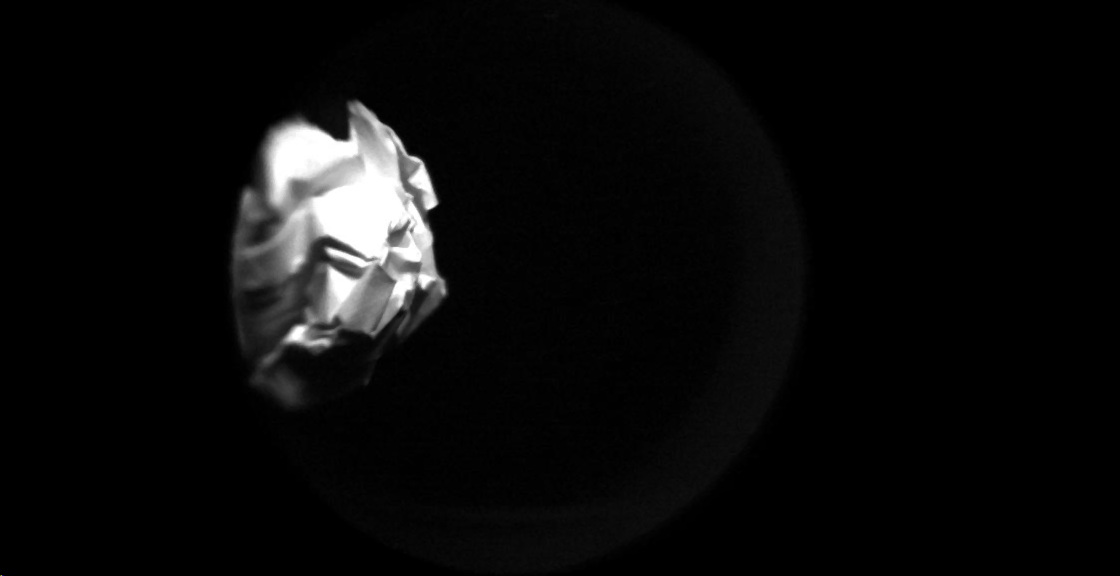
%> input picture 123.png, 1120 x 576 px
$ octave untitled.m   (GNU Octave 9; MATLAB toolbox functions it lacks are replaced by stand-ins)
%> lines starting %> are read from the running program, lines starting %| are printed output that depends on the picture; in (x1, y1, x2, y2) boxes, pixels count from 0 and x2, y2 are one past the last pixel; in counts of white or black regions, pixels touching at a corner belong together; the program's own positions count from 1
clc
clear
close all

% 读取图像


% 读取图像
img = imread('123.png');
%> img is the input picture: size 576x1120x3 uint8; mean R, G, B 11.1, 11.1, 11.1
if size(img, 3) == 3  % 检查是否为彩色图像
    img_gray = rgb2gray(img);
else
    img_gray = img;
end


my_horizontal_sobel = [-1 -2 -1; 0 0 0; 1 2 1];
my_vertical_sobel = [-1 0 1; -2 0 2; -1 0 1];


result_image = img_gray;
result_image2 = img_gray;
% 使用Sobel算子进行边缘检测
sobel_x = imfilter(double(img_gray), [-1 -3 -1; 0 0 0; 1 2 1]);
sobel_y = imfilter(double(img_gray), [-1 0 1; -2 0 2; -1 0 1]);


%sobel_x = imfilter(double(img_gray), fspecial('sobel')');
%sobel_y = imfilter(double(img_gray), fspecial('sobel'));

% 计算梯度幅度
gradient_magnitude = sqrt(sobel_x.^2 + sobel_y.^2);

% 二值化梯度图像
threshold_value = 10;
binary_image = imbinarize(gradient_magnitude, threshold_value);
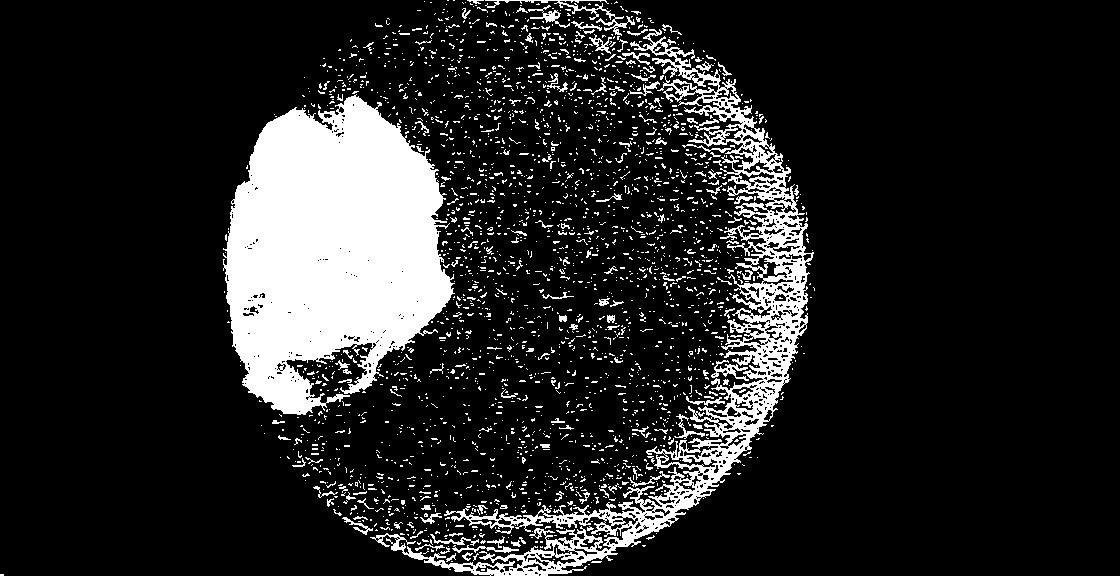
%> binary_image: size 576x1120 logical; 14.5% white; 2500 white regions (2329 under 20 px)
imshow(binary_image);
% 查找连通域
BW = bwboundaries(binary_image, 'noholes');
%> BW = 2500 boundaries; largest, box (x1, y1, x2, y2) and points: (370, 29, 814, 576) 7315, (223, 94, 455, 415) 1791, (485, 0, 635, 36) 680, (711, 360, 749, 381) 179, (528, 5, 570, 28) 165

%imshow(binary_image)

% 使用bwlabel标记所有连通的白色区域
[L, num] = bwlabel(binary_image, 8);
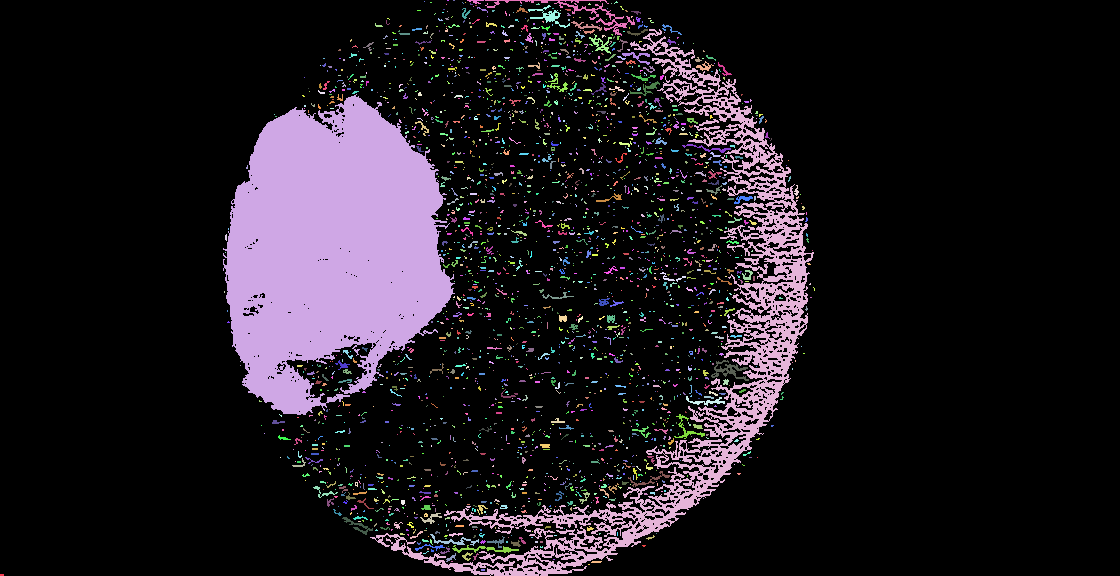
%> L: size 576x1120 double; 2501 distinct labels, from 0 to 2500; one colour per label, 0 black
%> num = 2500

% 使用regionprops来获取每个区域的面积和边界
stats = regionprops(L, 'Area', 'BoundingBox');
%> stats = 2500 regions; largest, box (x1, y1, x2, y2) and Area: (223, 94, 455, 415) 50152, (370, 29, 814, 576) 24088, (485, 0, 635, 36) 645, (711, 360, 749, 381) 262, (528, 5, 570, 28) 234

% 找到面积最大的区域
maxArea = 0;
idx = 0;
for i = 1:num
    if stats(i).Area > maxArea
        maxArea = stats(i).Area;
        idx = i;
    end
end
%> this loop made 2500 passes
%> (maxArea, idx) on pass 2: (50152, 2)

% 用红色框围绕最大的区域
result_image = insertShape(img_gray, 'Rectangle', stats(idx).BoundingBox, 'Color', 'red', 'LineWidth', 2);

% 显示结果
imshow(result_image);
%title('Largest Area Bounded by Red Line');

roi = imcrop(result_image2, stats(idx).BoundingBox);
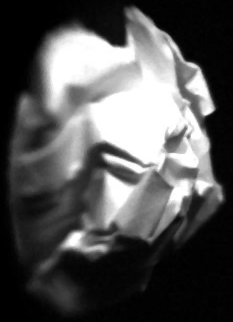
%> roi: size 322x233 uint8; min 0, max 255, mean 83.8
% 定义高斯滤波器参数
sigma = 1;  % 标准差，调整此值可以改变滤波器的强度

% 使用imgaussfilt函数平滑roi
smoothed_roi = imgaussfilt(roi, sigma);

% 或使用fspecial和imfilter
% h = fspecial('gaussian', [5 5], sigma);
% smoothed_roi = imfilter(roi, h);
threshold_value_roi = 15;  % 调整这个值以获取最佳的二值化效果
sobel_x = imfilter(double(smoothed_roi), 2*[-1 -2 -1; 0 0 0; 1 2 1]);
%> sobel_x: size 322x233 double
sobel_y = imfilter(double(smoothed_roi), [-1 0 1; -2 0 2; -1 0 1]);
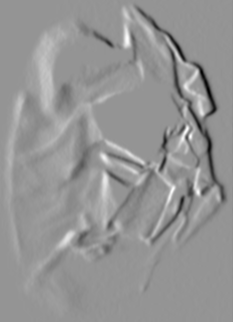
%> sobel_y: size 322x233 double; min -427, max 306, mean 0; drawn with min black and max white

%sobel_x = imfilter(double(img_gray), fspecial('sobel')');
%sobel_y = imfilter(double(img_gray), fspecial('sobel'));

% 1. 定义滤波器核


% 2. 应用滤波器
%gradient_45 = imfilter(double(smoothed_roi), diagonal_45);
gradient_magnitude = sqrt(sobel_x.^2 + sobel_y.^2);
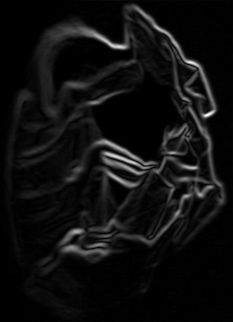
%> gradient_magnitude: size 322x233 double; min 0, max 995.1, mean 59.6; drawn with min black and max white

% 3. 二值化
threshold_value = 10;  % 您可以调整此阈值以获得最佳结果
%binary_image_roi = imbinarize(abs(gradient_45), threshold_value);
binary_image_roi = imbinarize(gradient_magnitude, threshold_value_roi);
%> binary_image_roi: size 322x233 logical; 53.4% white; 232 black regions (198 under 20 px), largest, box (x1, y1, x2, y2) and area: (58, 0, 233, 322) 17247, (0, 0, 122, 322) 9310, (93, 72, 179, 160) 4139

% 显示ROI的二值化图像
figure;
imshow(binary_image_roi);
%title('Binarized ROI');
% 使用闭操作修复小空隙
se = strel('disk', 4);
roi_closed = imclose(binary_image_roi, se);
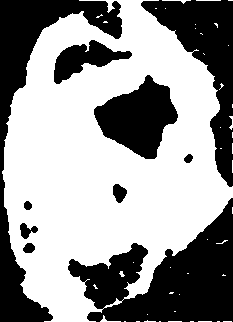
%> roi_closed: size 322x233 logical; 59% white; 10 black regions, largest, box (x1, y1, x2, y2) and area: (68, 198, 233, 322) 10492, (0, 0, 122, 322) 8111, (141, 0, 233, 187) 5971
CC_roi = bwconncomp(roi_closed);
%> CC_roi = 45 connected components

% 获取各连通域的像素数量
numPixels = cellfun(@numel, CC_roi.PixelIdxList);
%> numPixels = 45 values, max 43934 at index 1, min 1 at index 8, mean 984.4

% 找到像素数量最多的连通域
[~, idxLargest] = max(numPixels);
%> idxLargest = 1

% 创建一个新的二值图像，其中只有最大连通域是白色的
roi_largest = false(size(binary_image_roi));
roi_largest(CC_roi.PixelIdxList{idxLargest}) = true;
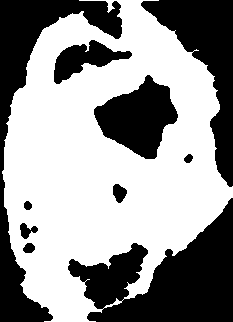
%> roi_largest: size 322x233 logical; 58.6% white; 10 black regions, largest, box (x1, y1, x2, y2) and area: (68, 198, 233, 322) 10672, (0, 0, 122, 322) 8129, (141, 0, 233, 187) 6136

% 获取最大连通域的边界
B = bwboundaries(roi_largest);
%> B = 9 boundaries; largest, box (x1, y1, x2, y2) and points: (2, 0, 233, 322) 1082, (68, 243, 148, 309) 245, (94, 75, 178, 159) 236, (54, 40, 132, 84) 202, (20, 223, 38, 239) 52
largest_contour_roi = B{1};
%> largest_contour_roi = 1082 rows, first 12: [172 3; 171 4; 170 5; 169 5; 168 5; 167 5; 166 5; 165 5; 164 5; 163 5; 162 5; 161 5]

% 将ROI边界映射回原始图像
largest_contour_roi(:,1) = largest_contour_roi(:,1) + stats(idx).BoundingBox(2);
largest_contour_roi(:,2) = largest_contour_roi(:,2) + stats(idx).BoundingBox(1);

y_vals = largest_contour_roi(:,1) + stats(idx).BoundingBox(2)-92.5;
%> y_vals = 1082 values, max 418.5 at index 854, min 97.5 at index 271, mean 239.2
x_vals = largest_contour_roi(:,2) + stats(idx).BoundingBox(1)-222.5;
%> x_vals = 1082 values, max 457.5 at index 647, min 227.5 at index 1, mean 334.1

% 在原始图像上绘制边界
result_image = insertShape(img_gray, 'Line', reshape([x_vals, y_vals]', 1, []), 'Color', 'red', 'LineWidth', 2);
figure;
% 显示结果
imshow(result_image);
title('Largest Edge in ROI');

$ run again, with a7048be75074aed0195429d79f72de1.png copied over 123.png
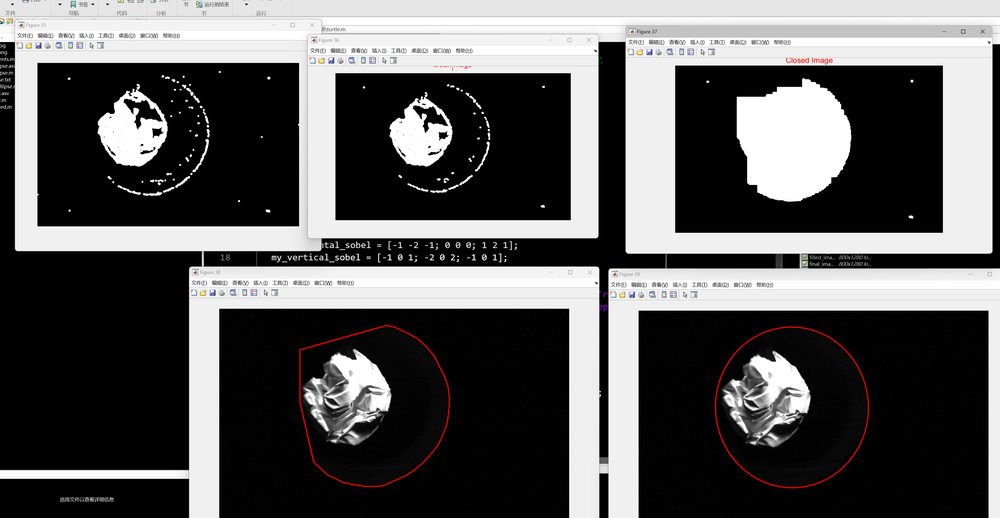
%> input picture a7048be75074aed0195429d79f72de1.png, 1000 x 518 px, shrunk from 3658 x 1896 before the run
%> img is the input picture: size 518x1000x3 uint8; mean R, G, B 92.6, 92, 92
%> binary_image: size 518x1000 logical; 46.9% white; 1571 white regions (1508 under 20 px)
%> BW = 1571 boundaries; largest, box (x1, y1, x2, y2) and points: (0, 0, 1000, 518) 5479, (105, 74, 213, 197) 574, (296, 323, 451, 489) 561, (735, 77, 854, 204) 525, (678, 229, 940, 230) 523
%> `[L, num] = bwlabel(binary_image, 8);`:
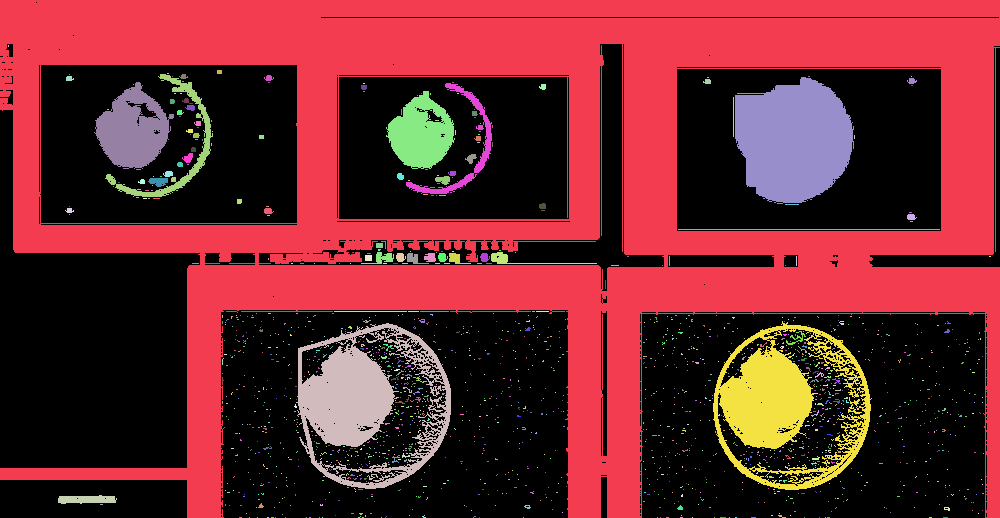
%> L: size 518x1000 double; 1572 distinct labels, from 0 to 1571; one colour per label, 0 black
%> num = 1571
%> stats = 1571 regions; largest, box (x1, y1, x2, y2) and Area: (0, 0, 1000, 518) 192043, (735, 77, 854, 204) 11523, (713, 321, 872, 490) 11191, (296, 323, 451, 489) 11119, (94, 82, 174, 169) 4144
%> the loop `for i = 1:num` made 1571 passes
%> (maxArea, idx) on pass 1: (192043, 1)
%> binary_image_roi: size 518x1000 logical; 28.6% white; 174 white regions (134 under 20 px), largest, box (x1, y1, x2, y2) and area: (0, 0, 1000, 518) 112483, (712, 323, 872, 491) 9607, (297, 322, 453, 490) 9394
%> roi_closed: size 518x1000 logical; 33.7% white; 80 white regions (64 under 20 px), largest, box (x1, y1, x2, y2) and area: (0, 0, 1000, 518) 141132, (712, 323, 872, 491) 10708, (297, 322, 453, 490) 10537
%> CC_roi = 80 connected components
%> numPixels = 80 values, max 141132 at index 1, min 1 at index 16, mean 2183.5
%> idxLargest = 1
%> roi_largest: size 518x1000 logical; 27.2% white; 1 white region, box (x1, y1, x2, y2) and area: (0, 0, 1000, 518) 141132
%> B = 35 boundaries; largest, box (x1, y1, x2, y2) and points: (0, 0, 1000, 518) 4461, (265, 1, 999, 14) 1477, (629, 60, 989, 250) 1432, (679, 69, 940, 229) 1215, (310, 69, 595, 235) 1190
%> y_vals = 4461 values, max 426.5 at index 1759, min -90.5 at index 1, mean 171.4
%> x_vals = 4461 values, max 778.5 at index 1000, min -220.5 at index 1, mean 297.6
%> `result_image = insertShape(img_gray, 'Line', reshape([x_vals, y_vals]'..`:
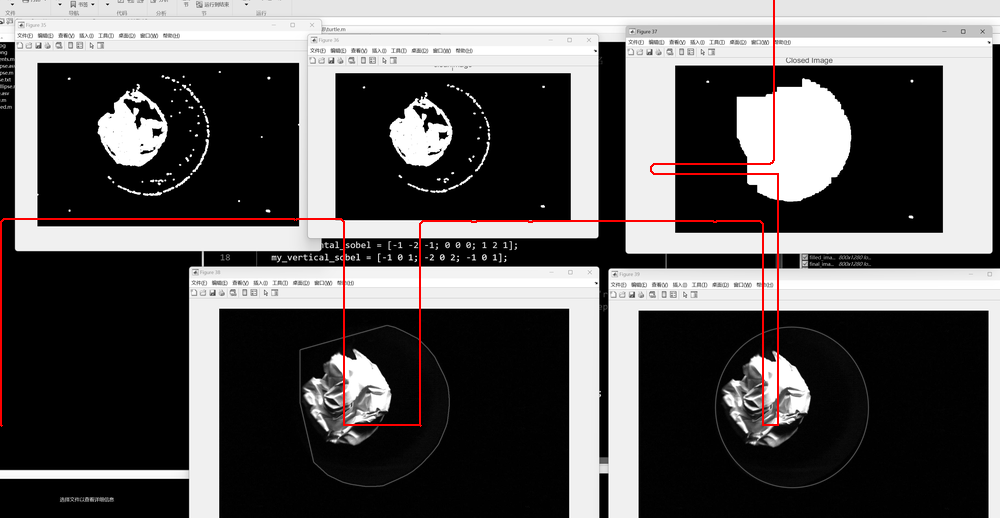
%> result_image: size 518x1000x3 uint8; mean R, G, B 93.5, 91.2, 91.2
